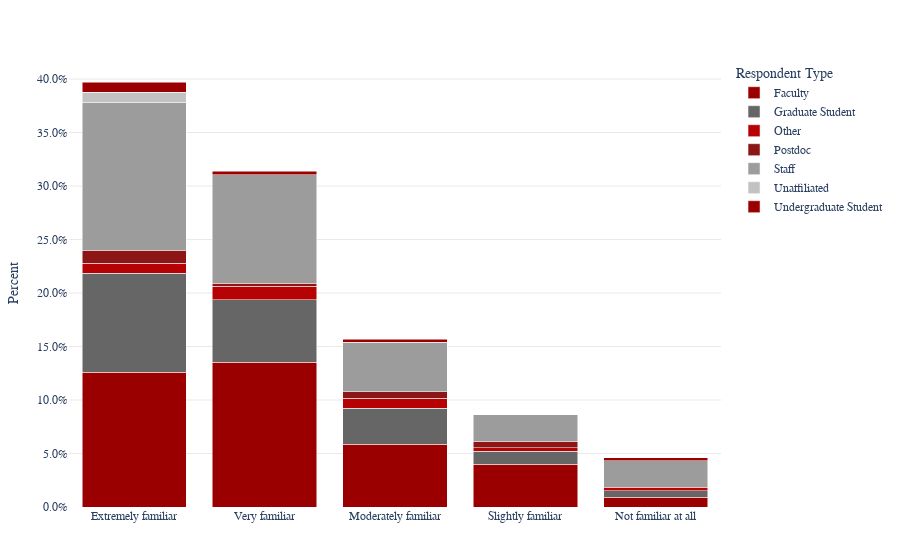

The code cell stored with this chart in its notebook:
### Markdown cell above
### Familiarity with Software
Examples of open source software include [Python](https://www.python.org/) and [git](https://git-scm.com/)

### Code cell
fig1 = px.bar(
    f1_df, x="QID11", y="Percent",
    color="Respondent Type",
    barmode="stack"
)
fig1.update_layout(
    yaxis=dict(tickformat=".1%"),
    xaxis_title="",
    plot_bgcolor="white",
    paper_bgcolor="white"
)
fig1.show()
fig1.write_html('_static/familiarity_software.html', full_html=False, include_plotlyjs='cdn')

### Figure 1 — Plotly figure (JSON) as saved in the notebook; plotly's stock layout.template omitted (floating-point values rounded to 4 significant figures)
{"data": [{"hovertemplate": "Respondent Type=Faculty<br>QID11=%{x}<br>Percent=%{y}<extra></extra>", "legendgroup": "Faculty", "marker": {"color": "#9B0000", "pattern": {"shape": ""}}, "name": "Faculty", "orientation": "v", "showlegend": true, "textposition": "auto", "type": "bar", "x": ["Extremely familiar", "Very familiar", "Moderately familiar", "Slightly familiar", "Not familiar at all"], "xaxis": "x", "y": [0.1262, 0.1354, 0.05846, 0.04, 0.009231], "yaxis": "y"}, {"hovertemplate": "Respondent Type=Graduate Student<br>QID11=%{x}<br>Percent=%{y}<extra></extra>", "legendgroup": "Graduate Student", "marker": {"color": "#666666", "pattern": {"shape": ""}}, "name": "Graduate Student", "orientation": "v", "showlegend": true, "textposition": "auto", "type": "bar", "x": ["Extremely familiar", "Very familiar", "Moderately familiar", "Slightly familiar", "Not familiar at all"], "xaxis": "x", "y": [0.09231, 0.05846, 0.03385, 0.01231, 0.006154], "yaxis": "y"}, {"hovertemplate": "Respondent Type=Other<br>QID11=%{x}<br>Percent=%{y}<extra></extra>", "legendgroup": "Other", "marker": {"color": "#B60205", "pattern": {"shape": ""}}, "name": "Other", "orientation": "v", "showlegend": true, "textposition": "auto", "type": "bar", "x": ["Extremely familiar", "Very familiar", "Moderately familiar", "Slightly familiar", "Not familiar at all"], "xaxis": "x", "y": [0.009231, 0.01231, 0.009231, 0.003077, 0.003077], "yaxis": "y"}, {"hovertemplate": "Respondent Type=Postdoc<br>QID11=%{x}<br>Percent=%{y}<extra></extra>", "legendgroup": "Postdoc", "marker": {"color": "#8c1515", "pattern": {"shape": ""}}, "name": "Postdoc", "orientation": "v", "showlegend": true, "textposition": "auto", "type": "bar", "x": ["Extremely familiar", "Very familiar", "Moderately familiar", "Slightly familiar"], "xaxis": "x", "y": [0.01231, 0.003077, 0.006154, 0.006154], "yaxis": "y"}, {"hovertemplate": "Respondent Type=Staff<br>QID11=%{x}<br>Percent=%{y}<extra></extra>", "legendgroup": "Staff", "marker": {"color": "#9c9c9c", "pattern": {"shape": ""}}, "name": "Staff", "orientation": "v", "showlegend": true, "textposition": "auto", "type": "bar", "x": ["Extremely familiar", "Very familiar", "Moderately familiar", "Slightly familiar", "Not familiar at all"], "xaxis": "x", "y": [0.1385, 0.1015, 0.04615, 0.02462, 0.02462], "yaxis": "y"}, {"hovertemplate": "Respondent Type=Unaffiliated<br>QID11=%{x}<br>Percent=%{y}<extra></extra>", "legendgroup": "Unaffiliated", "marker": {"color": "#c2c2c2", "pattern": {"shape": ""}}, "name": "Unaffiliated", "orientation": "v", "showlegend": true, "textposition": "auto", "type": "bar", "x": ["Extremely familiar"], "xaxis": "x", "y": [0.009231], "yaxis": "y"}, {"hovertemplate": "Respondent Type=Undergraduate Student<br>QID11=%{x}<br>Percent=%{y}<extra></extra>", "legendgroup": "Undergraduate Student", "marker": {"color": "#9B0000", "pattern": {"shape": ""}}, "name": "Undergraduate Student", "orientation": "v", "showlegend": true, "textposition": "auto", "type": "bar", "x": ["Extremely familiar", "Very familiar", "Moderately familiar", "Not familiar at all"], "xaxis": "x", "y": [0.009231, 0.003077, 0.003077, 0.003077], "yaxis": "y"}], "layout": {"barmode": "stack", "legend": {"title": {"text": "Respondent Type"}, "tracegroupgap": 0}, "paper_bgcolor": "white", "plot_bgcolor": "white", "xaxis": {"anchor": "y", "domain": [0.0, 1.0], "title": {"text": ""}}, "yaxis": {"anchor": "x", "domain": [0.0, 1.0], "tickformat": ".1%", "title": {"text": "Percent"}}}}
